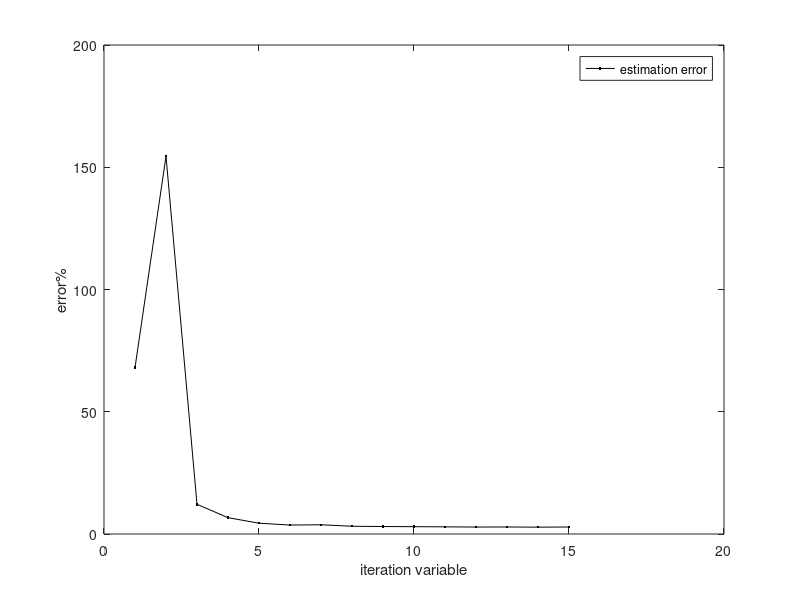

The MATLAB source for this figure:
clc
clear 
close all

%======================================
%======================================
%/box jenkins_iterative
%======================================
%======================================


% %data length and noise variance:
L=2000;
sigma_2=1;

% error tolerance:
e=0.001;

%----------------------------------
%----------------------------------
%n_a=2
%n_b=2
%n_c=1
%n_d=1
%----------------------------------
%----------------------------------

p0=10^6;

teta_s=[-0.4;0.44;-1.8;0.24];       %about system
teta_n=[-0.48;0.85];                 %about noise
teta=[teta_s;teta_n];     %true teta


u=normrnd(0,1,[1,L]);            %system input
v=normrnd(0,sigma_2,[1,L]);         %white noise


%   % first and second initial values for collecting the output of system:
% % if t<=0   ,, u(t),v(t)=0
phi_s(:,1)=[0;0;0;0];
x(1)=(phi_s(:,1))'*teta_s;
phi_s(:,2)=[-x(1);0;u(1);0];
x(2)=(phi_s(:,2))'*teta_s;

phi_n(:,1)=[0;0];
w(1)=(phi_n(:,1))'*teta_n+v(1);
phi_n(:,2)=[-w(1);v(1)];
w(2)=(phi_n(:,2))'*teta_n+v(2);

phi(:,1)=[phi_s(:,1);phi_n(:,1)];
phi(:,2)=[phi_s(:,2);phi_n(:,2)];

y(1)=(phi(:,1))'*teta+v(1);
y(2)=(phi(:,2))'*teta+v(2);

Y=zeros(L,1);            %stacked output matrix
Y(L)=y(1);
Y(L-1)=y(2);

% % collecting system output:
for a=3:L
    phi_n(:,a)=[-w(a-1);v(a-1)];
    w(a)=(phi_n(:,a))'*teta_n+v(a);
    
    phi_s(:,a)=[-x(a-1);-x(a-2);u(a-1);u(a-2)];
    x(a)=(phi_s(:,a))'*teta_s;
    
    phi(:,a)=[phi_s(:,a);phi_n(:,a)];
    
    %  % outpuy of system:
    y(a)=(phi(:,a))'*teta+v(a);
    Y(L+1-a)=y(a);            
end

% initial values:
x_hat=rand([1,L]);
w_hat=rand([1,L]);
v_hat=rand([1,L]);

for k=1:15       %k=iteration variable
    phi_hat_s(:,1)=[-1/p0;-1/p0;0;0];
    phi_hat_n(:,1)=[-1/p0;1/p0];
    phi_hat(:,1)=[phi_hat_s(:,1);phi_hat_n(:,1)];
    PHI_hat(L,:)=(phi_hat(:,1))';
    
    phi_hat_s(:,2)=[-x_hat(1);-1/p0;u(1);0];
    phi_hat_n(:,2)=[-w_hat(1);v_hat(1)];
    phi_hat(:,2)=[phi_hat_s(:,2);phi_hat_n(:,2)];
    PHI_hat(L-1,:)=(phi_hat(:,2))';
    
    for t=3:L
        phi_hat_s(:,t)=[-x_hat(t-1);-x_hat(t-2);u(t-1);u(t-2)];
        phi_hat_n(:,t)=[-w_hat(t-1);v_hat(t-1)];
        phi_hat(:,t)=[phi_hat_s(:,t);phi_hat_n(:,t)];
        PHI_hat(L+1-t,:)=(phi_hat(:,t))';
    end
    
    teta_hat(:,:,k)=(((PHI_hat)'*PHI_hat)^(-1))*(PHI_hat)'*Y
    z=teta_hat(:,:,k);
    teta_hat_s(:,:,k)=z(1:4,:);
    teta_hat_n(:,:,k)=z(5:6,:);
    
    for g=1:L
        x_hat(g)=(phi_hat_s(:,g))'*teta_hat_s(:,:,k);
        w_hat(g)=y(g)-x_hat(g);
        v_hat(g)=y(g)-(phi_hat(:,g))'*teta_hat(:,:,k);
    end
    
    % % estimation error:
    error(k)=norm(teta_hat(:,:,k)-teta)/norm(teta)*100
    
    % %stp condition:
    %-------------------------------------------
    if (k>=2)   &&   (norm(teta_hat(:,:,k)-teta_hat(:,:,k-1))<=e)
        break;
    else
    end
    %-------------------------------------------
end

plot(1:k,error,'.-k');
legend('estimation error');
xlabel('iteration variable');
ylabel('error%');
